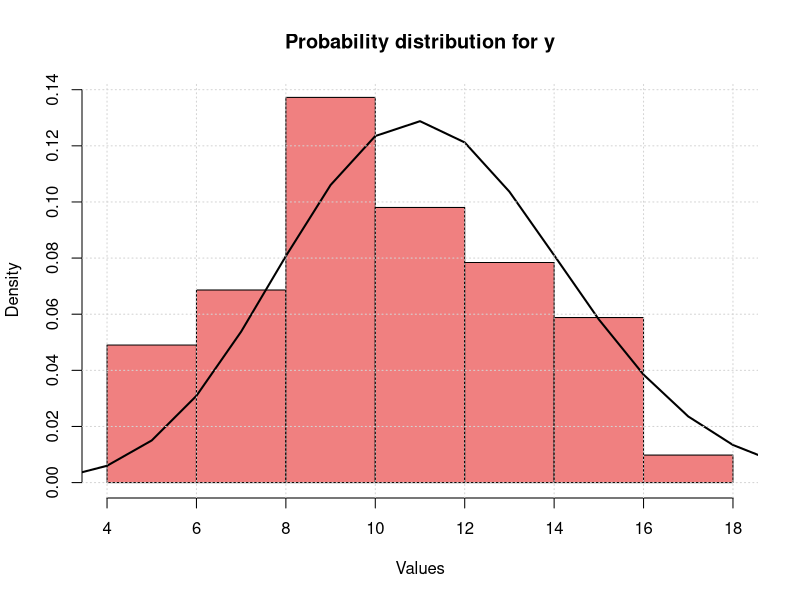
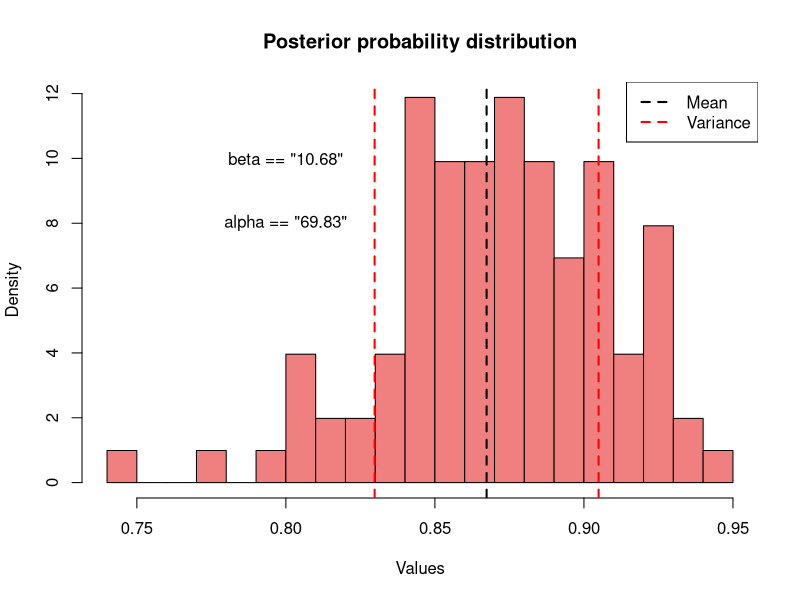
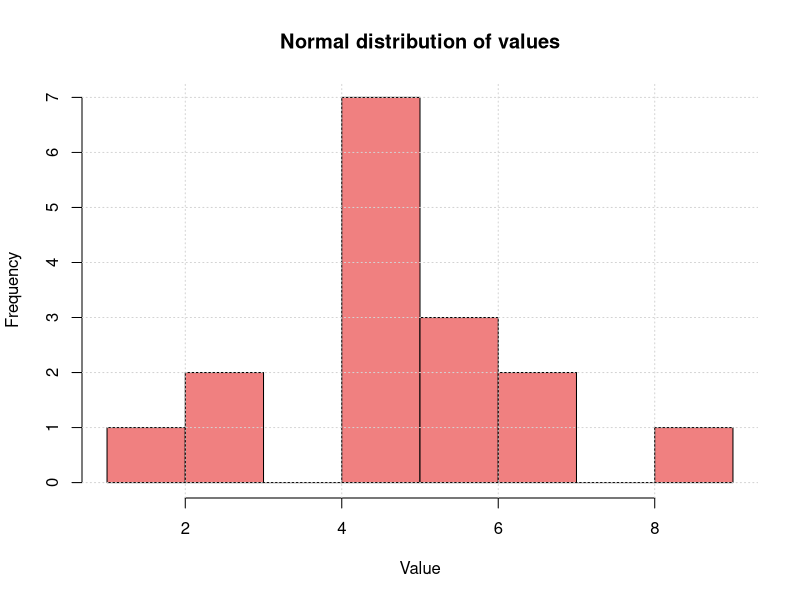
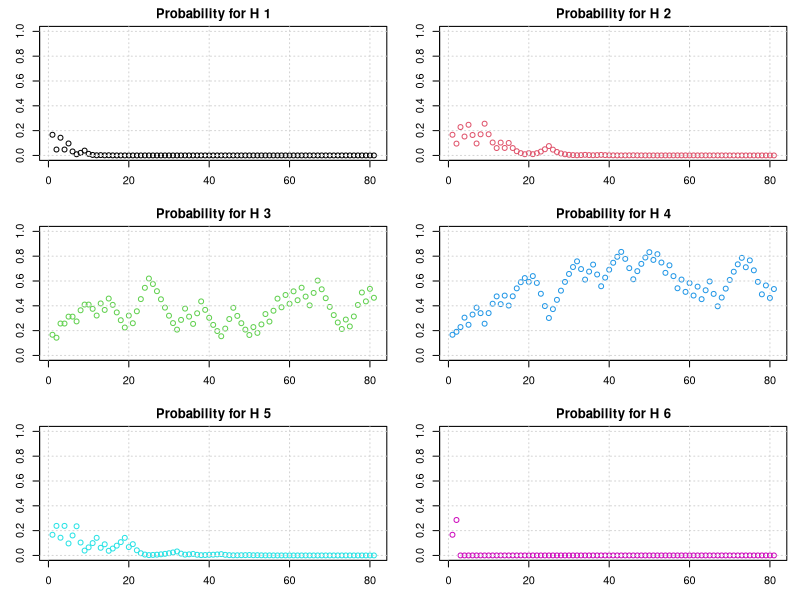

Here is the R script that generated these plots, in order:
## ---- chunk 1
knitr::opts_chunk$set(echo = TRUE)
## ---- chunk 2

prob_failure <- 0.15 # probability of failure is of 15%
prob_suc <- 1 - prob_failure

n <- 75 # patients with the disease screened 


freq_prob <- 6 / 75 # percentage of failures 
                    # binomial distribution -> yes because we have true or false 

x <- 0:50 

y <- rbinom(x, n, prob_failure) # values extracted from a binomial distribution
pdf <- dbinom(x, n, prob_failure)
#pdf <- pdf * length(y) / sum(pdf)

hist(y, breaks = 6, col = 'lightcoral', xlab = 'Values', main = 'Probability distribution for y', freq = FALSE)
lines(x, pdf, type = 'l', lwd = 2)
grid()

cat(sprintf('The failure probability in the frequentist approach is of: %.1f%%', freq_prob * 100))




## ---- chunk 3

## ---- Bayesian approach ------

estBetaParams <- function(mu, var) {
  alpha <- ((1 - mu) / var - 1 / mu) * mu ^ 2
  beta <- alpha * (1 / mu - 1)
  return(params = list(alpha = alpha, beta = beta))
}

n <- 75 
x <- n - 6 # numero di successi 
  
mean_beta <- 0.15 # beta prior for the successes
sd_beta <- 0.14
alfa_prior <- estBetaParams(mean_beta, sd_beta^2)$alpha
beta_prior <- estBetaParams(mean_beta, sd_beta^2)$beta

# Binomial likelihood
# New beta posterior 
alfa_posterior <- alfa_prior + x # x number of successes
beta_posterior <- beta_prior + n - x
p_values <- seq(0, 1, 0.01)

formatted_alfa_posterior <- sprintf('%.2f', alfa_posterior)
formatted_beta_posterior <- sprintf('%.2f', beta_posterior)

mean_posterior <- alfa_posterior / (alfa_posterior + beta_posterior)
var_posterior <- (alfa_posterior * beta_posterior) / ((alfa_posterior + beta_posterior)^2 * (alfa_posterior + beta_posterior + 1))
sd_posterior <- sqrt(var_posterior)

posterior_values <- rbeta(p_values, alfa_posterior, beta_posterior)
plot_post <- dbeta(p_values, alfa_posterior, beta_posterior)

hist(posterior_values, breaks = 15, col = 'lightcoral', xlab = 'Values', main = 'Posterior probability distribution', freq = FALSE)
#lines(p_values, plot_post, lty = 2, type = 'l', col = 'black')

abline(v = mean_posterior, col = 'black', lwd = 2, lty = 2)
#text(plot_post[length(plot_post)-100], max(plot_post), labels = sprintf('Mean = %.2f', mean_posterior), pos = 4, col = 'black')
abline(v = mean_posterior + sd_posterior, col = 'red', lwd = 2, lty = 2)
abline(v = mean_posterior - sd_posterior, col = 'red', lwd = 2, lty = 2)

text(0.8, 8, labels = c(bquote(alpha == .(formatted_alfa_posterior))))

text(0.8, 10, labels = c(bquote(beta == .(formatted_beta_posterior))))



legend('topright', 
       legend = c('Mean', 'Variance'), col = c('black', 'red'), lwd = 2, lty = c(2,2))

cat(sprintf('Parameters for the beta prior [alpha, beta]: [%.2f, %.2f]', alfa_prior, beta_prior))
cat('\n')
cat(sprintf('Parameters for the beta posterior [alpha, beta]: [%.2f, %.2f]', alfa_posterior, beta_posterior))



## ---- chunk 4
     
      step_function <- function(mu) {
      if (mu > 0 & mu <= 3) {
        return(mu)
      }
      if (mu > 3 & mu <= 5) {
        return(3)
      }
      if (mu > 5 & mu <= 8) {
        return(8 - mu)
      }
      if (mu > 8) {
        return(0)
      }
    }


      sigma_norm <- 2
      n <- 16 # number of observations 
      values <- c(4.09, 4.68, 1.87, 2.62, 5.58, 8.68, 4.07, 4.78, 4.79, 4.49, 5.85, 5.09, 2.40, 6.27, 6.30, 4.47)

      x <- 0:10 # generating linear values in 0:10
      hist(values, breaks = 8, main = 'Normal distribution of values', xlab = 'Value', col = 'lightcoral')
      #curve(rnorm(x, mean = mean(values), sd = sigma_norm))
      grid()
      
      
      likelihood <- dnorm(x, mean = mean(values), sd = sigma_norm)  # la likelihood è una distribuzione gaussiana, dovrebbe restituire la distribuzione dei valori che ci attendiamo 
      
      # La prior è invece una step function, dovrebbe rappresentare la distribuzione iniziale che noi associamo ai nostri valori 
      
      # Non ho capito bene 
      





## ---- chunk 5

  
  
sample_from_box <- function(box) {
  prob_white <- c(1/6, 2/6, 3/6, 4/6, 5/6, 6/6)
  rbinom(1, 1, prob_white[box + 1])
}
  



update_probabilities <- function(prior_probabilities, result) {
  prob_white <- c(1/6, 2/6, 3/6, 4/6, 5/6, 6/6)
  
  likelihood <- numeric(6)
  
  for (i in 1:length(prob_white)) {
    likelihood[i] <- ifelse(result == 1, prob_white[i], 1 - prob_white[i])
  }

  #likelihood <- ifelse(result == 1, prob_white, 1 - prob_white)
  
  # restituisce prob_white se il risultato è 1, 1 - prob_white se il risultato è 0
 
  posterior_probabilities <- prior_probabilities * likelihood
  # prodotto di un vettore iniziale (prior_probabilities) per la likelihood che è anche essa un vettore 
  
  posterior_probabilities <- posterior_probabilities / sum(posterior_probabilities)
  
  
  return(posterior_probabilities)
}



random_sampling <- function(num_trials, boxes) {
  probabilities <- rep(1/6, 6)
  plot_data <- matrix(nrow = num_trials+1, ncol = 6)
  
  
  plot_data[1,] <- probabilities
  
  set.seed(123)
  
  for (i in 1:num_trials) {
    
    box_selected <- sample(0:5, 1)
    item <- sample_from_box(box_selected)
    probabilities <- update_probabilities(plot_data[i,], item)
    
    plot_data[i+1, ] <- probabilities
    
  }
  
  par(mfrow = c(3, 2), mar = c(3, 3, 2, 1))
  
  for (i in 1:6) {
  plot(1:(num_trials+1), plot_data[,i], lty = 1, col = i,
          xlab = 'Numero di prove', ylab = 'Probabilità',
          main = paste('Probability for H', i), ylim = c(0,1))
  grid()
  }
  par(mfrow = c(1, 1))
  
  paste('--------------------------------------------------')
  paste('Probabilities for:')
  cat(paste(sprintf('H_0 \ H_1 \ H_2 \ H_3 \ H_4 \ H_5 \ H_6 \n')))
  print(plot_data)
}



# Numero di prove
num_trials <- 80

# Esecuzione del campionamento casuale e plottaggio delle probabilità
random_sampling(num_trials, boxes)



